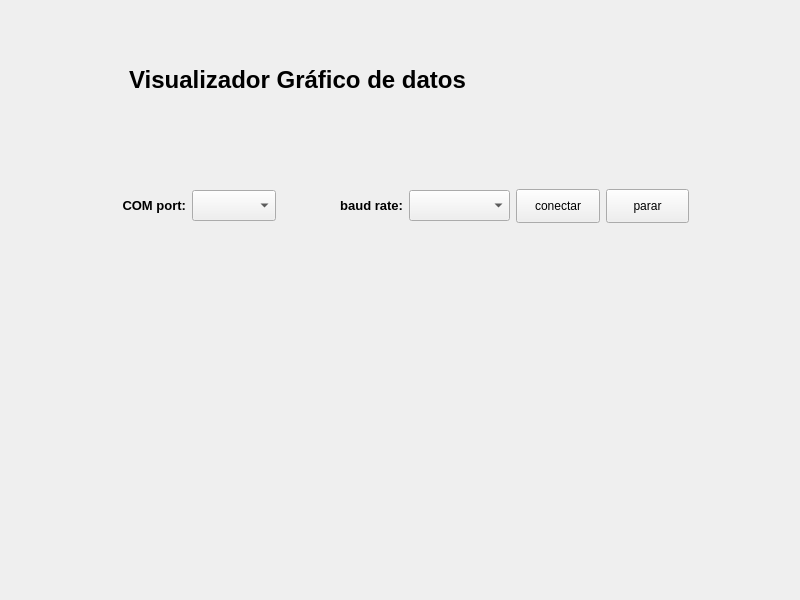
<?xml version="1.0" encoding="UTF-8"?>
<ui version="4.0">
 <class>GraphViewerWindow</class>
 <widget class="QMainWindow" name="GraphViewerWindow">
  <property name="geometry">
   <rect>
    <x>0</x>
    <y>0</y>
    <width>800</width>
    <height>600</height>
   </rect>
  </property>
  <property name="windowTitle">
   <string>Graph Viewer</string>
  </property>
  <widget class="QWidget" name="centralwidget">
   <widget class="QWidget" name="">
    <property name="geometry">
     <rect>
      <x>12</x>
      <y>40</y>
      <width>767</width>
      <height>541</height>
     </rect>
    </property>
    <layout class="QVBoxLayout" name="verticalLayout_2">
     <item>
      <layout class="QVBoxLayout" name="verticalLayout">
       <item>
        <widget class="QLabel" name="Titulo">
         <property name="maximumSize">
          <size>
           <width>571</width>
           <height>81</height>
          </size>
         </property>
         <property name="text">
          <string>&lt;html&gt;&lt;head/&gt;&lt;body&gt;&lt;p align=&quot;center&quot;&gt;&lt;span style=&quot; font-size:18pt; font-weight:600;&quot;&gt;Visualizador Gráfico de datos&lt;/span&gt;&lt;/p&gt;&lt;/body&gt;&lt;/html&gt;</string>
         </property>
        </widget>
       </item>
       <item>
        <layout class="QHBoxLayout" name="horizontalLayout_4">
         <item>
          <layout class="QHBoxLayout" name="horizontalLayout">
           <item>
            <widget class="QWidget" name="widget" native="true"/>
           </item>
           <item>
            <widget class="QLabel" name="label_2">
             <property name="maximumSize">
              <size>
               <width>131</width>
               <height>41</height>
              </size>
             </property>
             <property name="text">
              <string>&lt;html&gt;&lt;head/&gt;&lt;body&gt;&lt;p align=&quot;right&quot;&gt;&lt;span style=&quot; font-size:10pt; font-weight:600;&quot;&gt;COM port:&lt;/span&gt;&lt;/p&gt;&lt;/body&gt;&lt;/html&gt;</string>
             </property>
            </widget>
           </item>
           <item>
            <widget class="QComboBox" name="comportCombox">
             <property name="maximumSize">
              <size>
               <width>101</width>
               <height>31</height>
              </size>
             </property>
            </widget>
           </item>
          </layout>
         </item>
         <item>
          <layout class="QHBoxLayout" name="horizontalLayout_2">
           <item>
            <widget class="QLabel" name="label_3">
             <property name="maximumSize">
              <size>
               <width>121</width>
               <height>31</height>
              </size>
             </property>
             <property name="text">
              <string>&lt;html&gt;&lt;head/&gt;&lt;body&gt;&lt;p align=&quot;right&quot;&gt;&lt;span style=&quot; font-size:10pt; font-weight:600;&quot;&gt;baud rate:&lt;/span&gt;&lt;/p&gt;&lt;/body&gt;&lt;/html&gt;</string>
             </property>
            </widget>
           </item>
           <item>
            <widget class="QComboBox" name="baudCombox">
             <property name="maximumSize">
              <size>
               <width>101</width>
               <height>31</height>
              </size>
             </property>
            </widget>
           </item>
          </layout>
         </item>
         <item>
          <layout class="QHBoxLayout" name="horizontalLayout_3">
           <item>
            <widget class="QPushButton" name="buttonConectar">
             <property name="maximumSize">
              <size>
               <width>112</width>
               <height>34</height>
              </size>
             </property>
             <property name="text">
              <string>conectar</string>
             </property>
            </widget>
           </item>
           <item>
            <widget class="QPushButton" name="buttonParar">
             <property name="maximumSize">
              <size>
               <width>112</width>
               <height>34</height>
              </size>
             </property>
             <property name="text">
              <string>parar</string>
             </property>
            </widget>
           </item>
           <item>
            <widget class="QLabel" name="ledIndicador">
             <property name="text">
              <string/>
             </property>
            </widget>
           </item>
          </layout>
         </item>
        </layout>
       </item>
      </layout>
     </item>
     <item>
      <spacer name="verticalSpacer_2">
       <property name="orientation">
        <enum>Qt::Vertical</enum>
       </property>
       <property name="sizeType">
        <enum>QSizePolicy::Maximum</enum>
       </property>
       <property name="sizeHint" stdset="0">
        <size>
         <width>20</width>
         <height>18</height>
        </size>
       </property>
      </spacer>
     </item>
     <item>
      <widget class="MplWidget" name="widgetPlot" native="true"/>
     </item>
     <item>
      <spacer name="verticalSpacer">
       <property name="orientation">
        <enum>Qt::Vertical</enum>
       </property>
       <property name="sizeType">
        <enum>QSizePolicy::Maximum</enum>
       </property>
       <property name="sizeHint" stdset="0">
        <size>
         <width>20</width>
         <height>28</height>
        </size>
       </property>
      </spacer>
     </item>
    </layout>
   </widget>
  </widget>
 </widget>
 <customwidgets>
  <customwidget>
   <class>MplWidget</class>
   <extends>QWidget</extends>
   <header>mplwidget.h</header>
   <container>1</container>
  </customwidget>
 </customwidgets>
 <resources/>
 <connections/>
</ui>
